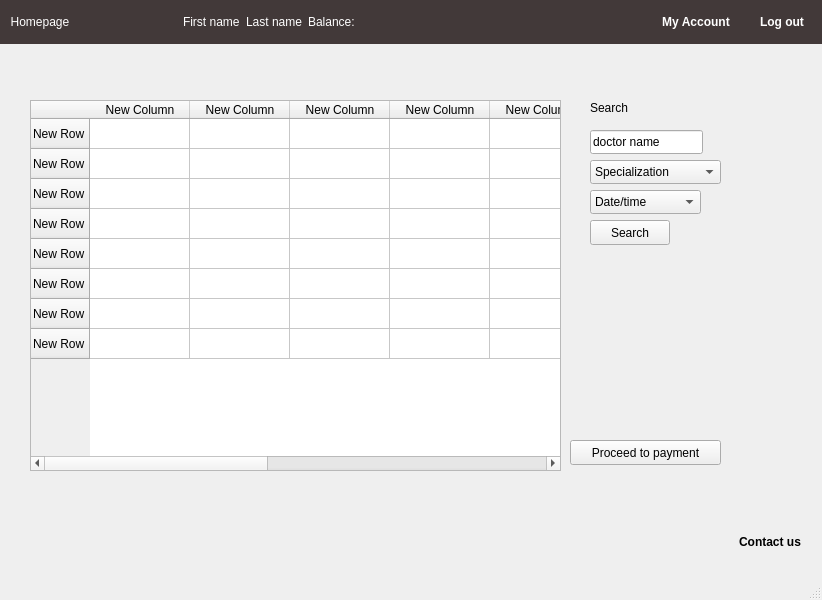
<?xml version="1.0" encoding="UTF-8"?>
<ui version="4.0">
 <class>Reservation</class>
 <widget class="QMainWindow" name="Reservation">
  <property name="geometry">
   <rect>
    <x>0</x>
    <y>0</y>
    <width>822</width>
    <height>600</height>
   </rect>
  </property>
  <property name="windowTitle">
   <string>MainWindow</string>
  </property>
  <widget class="QWidget" name="centralwidget">
   <widget class="QComboBox" name="comboBox">
    <property name="geometry">
     <rect>
      <x>590</x>
      <y>160</y>
      <width>131</width>
      <height>24</height>
     </rect>
    </property>
    <item>
     <property name="text">
      <string>Specialization</string>
     </property>
    </item>
   </widget>
   <widget class="QComboBox" name="comboBox_2">
    <property name="geometry">
     <rect>
      <x>590</x>
      <y>190</y>
      <width>111</width>
      <height>24</height>
     </rect>
    </property>
    <item>
     <property name="text">
      <string>Date/time</string>
     </property>
    </item>
   </widget>
   <widget class="QTableWidget" name="tableWidget">
    <property name="geometry">
     <rect>
      <x>30</x>
      <y>100</y>
      <width>531</width>
      <height>371</height>
     </rect>
    </property>
    <row>
     <property name="text">
      <string>New Row</string>
     </property>
    </row>
    <row>
     <property name="text">
      <string>New Row</string>
     </property>
    </row>
    <row>
     <property name="text">
      <string>New Row</string>
     </property>
    </row>
    <row>
     <property name="text">
      <string>New Row</string>
     </property>
    </row>
    <row>
     <property name="text">
      <string>New Row</string>
     </property>
    </row>
    <row>
     <property name="text">
      <string>New Row</string>
     </property>
    </row>
    <row>
     <property name="text">
      <string>New Row</string>
     </property>
    </row>
    <row>
     <property name="text">
      <string>New Row</string>
     </property>
    </row>
    <column>
     <property name="text">
      <string>New Column</string>
     </property>
    </column>
    <column>
     <property name="text">
      <string>New Column</string>
     </property>
    </column>
    <column>
     <property name="text">
      <string>New Column</string>
     </property>
    </column>
    <column>
     <property name="text">
      <string>New Column</string>
     </property>
    </column>
    <column>
     <property name="text">
      <string>New Column</string>
     </property>
    </column>
    <column>
     <property name="text">
      <string>New Column</string>
     </property>
    </column>
    <column>
     <property name="text">
      <string>New Column</string>
     </property>
    </column>
    <column>
     <property name="text">
      <string>New Column</string>
     </property>
    </column>
    <column>
     <property name="text">
      <string>New Column</string>
     </property>
    </column>
   </widget>
   <widget class="QLineEdit" name="lineEdit">
    <property name="geometry">
     <rect>
      <x>590</x>
      <y>130</y>
      <width>113</width>
      <height>24</height>
     </rect>
    </property>
    <property name="text">
     <string>doctor name</string>
    </property>
   </widget>
   <widget class="QLabel" name="label_2">
    <property name="geometry">
     <rect>
      <x>590</x>
      <y>100</y>
      <width>49</width>
      <height>16</height>
     </rect>
    </property>
    <property name="text">
     <string>Search</string>
    </property>
   </widget>
   <widget class="QPushButton" name="pushButton">
    <property name="geometry">
     <rect>
      <x>590</x>
      <y>220</y>
      <width>80</width>
      <height>25</height>
     </rect>
    </property>
    <property name="text">
     <string>Search</string>
    </property>
   </widget>
   <widget class="QWidget" name="widget" native="true">
    <property name="geometry">
     <rect>
      <x>0</x>
      <y>0</y>
      <width>822</width>
      <height>44</height>
     </rect>
    </property>
    <property name="styleSheet">
     <string notr="true">QWidget {background-color:rgb(66, 57, 57); color:rgb(255, 255, 255);
}
</string>
    </property>
    <layout class="QGridLayout" name="gridLayout_3">
     <item row="0" column="0">
      <layout class="QGridLayout" name="gridLayout">
       <item row="0" column="1">
        <spacer name="horizontalSpacer_2">
         <property name="orientation">
          <enum>Qt::Horizontal</enum>
         </property>
         <property name="sizeHint" stdset="0">
          <size>
           <width>40</width>
           <height>20</height>
          </size>
         </property>
        </spacer>
       </item>
       <item row="0" column="2">
        <widget class="QLabel" name="label_4">
         <property name="font">
          <font>
           <bold>false</bold>
          </font>
         </property>
         <property name="text">
          <string>First name</string>
         </property>
        </widget>
       </item>
       <item row="0" column="4">
        <widget class="QLabel" name="label">
         <property name="font">
          <font>
           <bold>false</bold>
          </font>
         </property>
         <property name="text">
          <string>Balance: </string>
         </property>
        </widget>
       </item>
       <item row="0" column="9">
        <widget class="QPushButton" name="pushButton_5">
         <property name="font">
          <font>
           <bold>true</bold>
          </font>
         </property>
         <property name="cursor">
          <cursorShape>PointingHandCursor</cursorShape>
         </property>
         <property name="styleSheet">
          <string notr="true">QPushButton {color: white; border-radius: 6px;min-width: 80px;}</string>
         </property>
         <property name="text">
          <string>Log out</string>
         </property>
         <property name="default">
          <bool>false</bool>
         </property>
         <property name="flat">
          <bool>true</bool>
         </property>
        </widget>
       </item>
       <item row="0" column="0">
        <widget class="QPushButton" name="pushButton_2">
         <property name="styleSheet">
          <string notr="true">QPushButton {color: white; border-radius: 6px;min-width: 80px;}</string>
         </property>
         <property name="text">
          <string>Homepage</string>
         </property>
         <property name="flat">
          <bool>true</bool>
         </property>
        </widget>
       </item>
       <item row="0" column="6">
        <spacer name="horizontalSpacer_3">
         <property name="orientation">
          <enum>Qt::Horizontal</enum>
         </property>
         <property name="sizeHint" stdset="0">
          <size>
           <width>40</width>
           <height>20</height>
          </size>
         </property>
        </spacer>
       </item>
       <item row="0" column="8">
        <widget class="QPushButton" name="pushButton_4">
         <property name="font">
          <font>
           <bold>true</bold>
          </font>
         </property>
         <property name="cursor">
          <cursorShape>PointingHandCursor</cursorShape>
         </property>
         <property name="styleSheet">
          <string notr="true">QPushButton {color: white; border-radius: 6px;min-width: 80px;}</string>
         </property>
         <property name="text">
          <string>My Account</string>
         </property>
         <property name="default">
          <bool>false</bool>
         </property>
         <property name="flat">
          <bool>true</bool>
         </property>
        </widget>
       </item>
       <item row="0" column="3">
        <widget class="QLabel" name="label_3">
         <property name="font">
          <font>
           <bold>false</bold>
          </font>
         </property>
         <property name="text">
          <string>Last name</string>
         </property>
        </widget>
       </item>
       <item row="0" column="7">
        <spacer name="horizontalSpacer">
         <property name="orientation">
          <enum>Qt::Horizontal</enum>
         </property>
         <property name="sizeHint" stdset="0">
          <size>
           <width>40</width>
           <height>20</height>
          </size>
         </property>
        </spacer>
       </item>
       <item row="0" column="5">
        <spacer name="horizontalSpacer_4">
         <property name="orientation">
          <enum>Qt::Horizontal</enum>
         </property>
         <property name="sizeHint" stdset="0">
          <size>
           <width>40</width>
           <height>20</height>
          </size>
         </property>
        </spacer>
       </item>
      </layout>
     </item>
    </layout>
   </widget>
   <widget class="QPushButton" name="pushButton_7">
    <property name="geometry">
     <rect>
      <x>730</x>
      <y>530</y>
      <width>80</width>
      <height>24</height>
     </rect>
    </property>
    <property name="font">
     <font>
      <bold>true</bold>
     </font>
    </property>
    <property name="cursor">
     <cursorShape>PointingHandCursor</cursorShape>
    </property>
    <property name="text">
     <string>Contact us</string>
    </property>
    <property name="flat">
     <bool>true</bool>
    </property>
   </widget>
   <widget class="QPushButton" name="ProceedPayButton">
    <property name="geometry">
     <rect>
      <x>570</x>
      <y>440</y>
      <width>151</width>
      <height>25</height>
     </rect>
    </property>
    <property name="text">
     <string>Proceed to payment</string>
    </property>
   </widget>
  </widget>
  <widget class="QMenuBar" name="menubar">
   <property name="geometry">
    <rect>
     <x>0</x>
     <y>0</y>
     <width>822</width>
     <height>25</height>
    </rect>
   </property>
  </widget>
  <widget class="QStatusBar" name="statusbar"/>
 </widget>
 <resources/>
 <connections/>
</ui>
